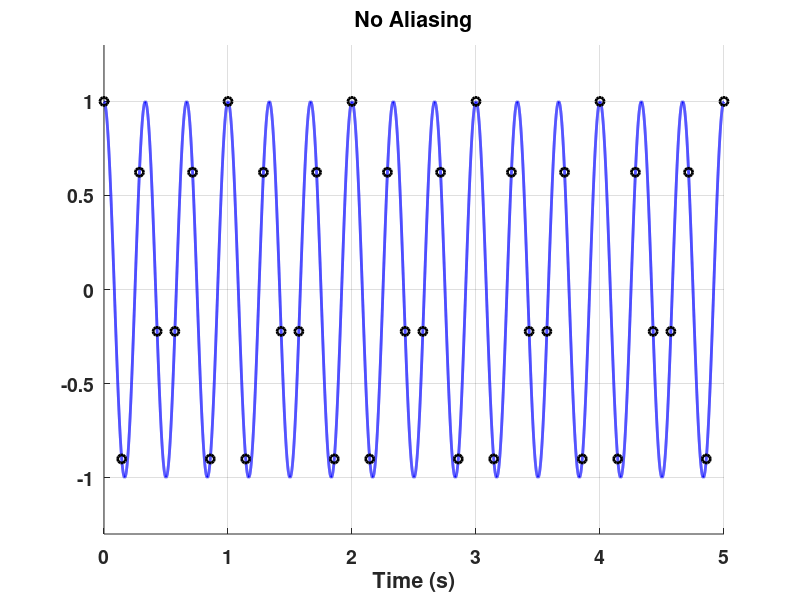

The MATLAB source for this figure:
close all; 

%set time vector and frequency for "continous-time" sinusoid
tMax = 5;
t    = 0:0.0001:tMax;
f    = 3;

%set sampling rate for sampled sinusoid
fs    = 7;
tSamp = 0:1/fs:tMax;

%create "continuous" and sampled signals
xCont = cos(2*pi*f*t);
xSamp = cos(2*pi*f*tSamp);

figure;
hold on;
set(gca,'fontsize',14,'fontweight','bold');
plot(t,xCont,'b','linewidth',2);
plot(tSamp,xSamp,'ko','linewidth',2);

%compute aliased frequency
if fs < 2*f
    
    %determine aliased frequency
    keepGoing = 1;
    m         = 0;
    while(keepGoing)
        fAlias = abs(f-m*fs);
        if fAlias <= fs/2
            keepGoing = 0;
        else
            m = m+1;
        end
    end
    %plot aliased sinusoid
    plot(t,cos(2*pi*fAlias*t),'r','linewidth',2);
    title(['Aliased Frequency ' num2str(fAlias) ' Hz']);
else
    title('No Aliasing');
end

ylim([-1.3 1.3]);
grid on;
xlabel('Time (s)');